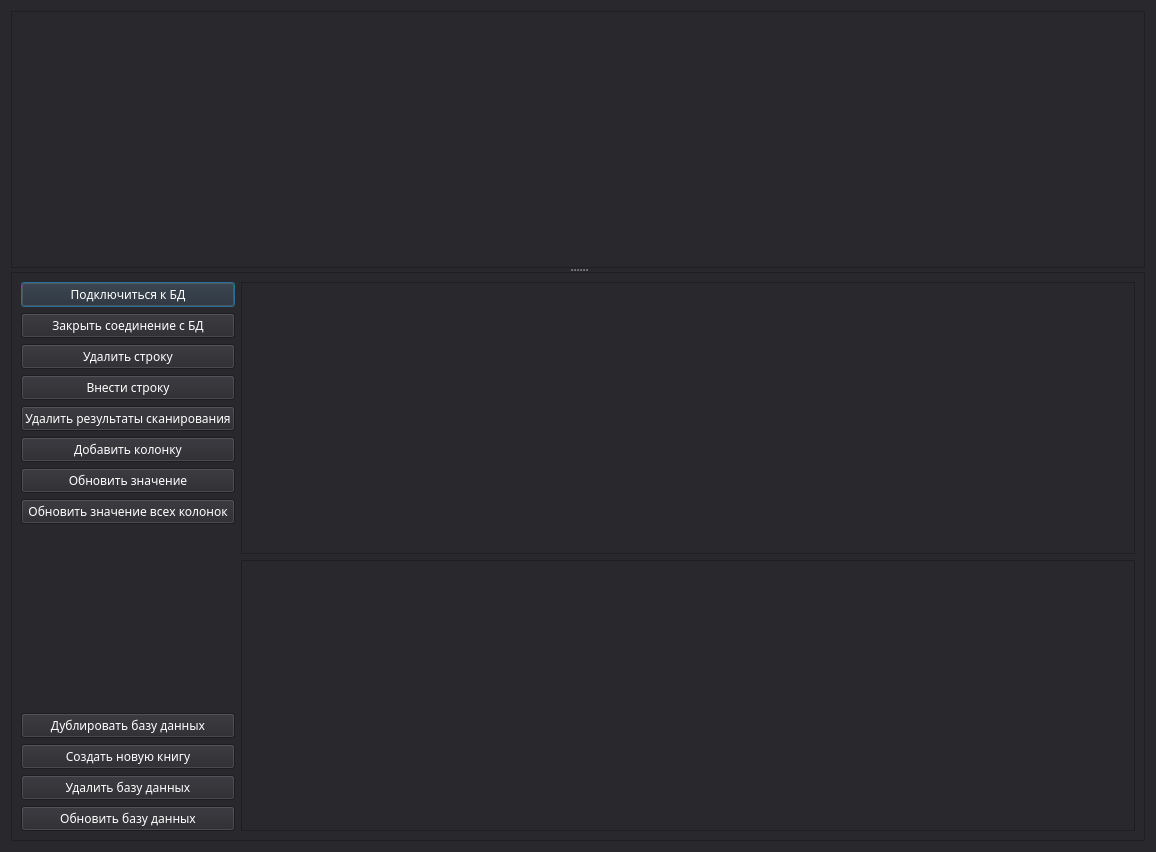
<?xml version="1.0" encoding="UTF-8"?>
<ui version="4.0">
 <class>db_editor</class>
 <widget class="QDialog" name="db_editor">
  <property name="geometry">
   <rect>
    <x>0</x>
    <y>0</y>
    <width>1156</width>
    <height>852</height>
   </rect>
  </property>
  <property name="windowTitle">
   <string>DB Editor</string>
  </property>
  <property name="styleSheet">
   <string notr="true">background-color: rgb(40, 40, 45);
font-family: Noto Sans;</string>
  </property>
  <layout class="QGridLayout" name="gridLayout_2">
   <item row="0" column="0">
    <widget class="QSplitter" name="splitter">
     <property name="orientation">
      <enum>Qt::Vertical</enum>
     </property>
     <widget class="QTableView" name="tableView"/>
     <widget class="QFrame" name="frame">
      <property name="frameShape">
       <enum>QFrame::StyledPanel</enum>
      </property>
      <property name="frameShadow">
       <enum>QFrame::Raised</enum>
      </property>
      <layout class="QGridLayout" name="gridLayout">
       <item row="0" column="1">
        <widget class="QTextBrowser" name="textBrowser"/>
       </item>
       <item row="1" column="1">
        <widget class="QTextEdit" name="textEdit"/>
       </item>
       <item row="0" column="0" rowspan="2">
        <layout class="QVBoxLayout" name="verticalLayout">
         <item>
          <widget class="QPushButton" name="openDB">
           <property name="styleSheet">
            <string notr="true">color: white;</string>
           </property>
           <property name="text">
            <string>Подключиться к БД</string>
           </property>
          </widget>
         </item>
         <item>
          <widget class="QPushButton" name="closeDB">
           <property name="styleSheet">
            <string notr="true">color: white;</string>
           </property>
           <property name="text">
            <string>Закрыть соединение с БД</string>
           </property>
          </widget>
         </item>
         <item>
          <widget class="QPushButton" name="pushButton">
           <property name="styleSheet">
            <string notr="true">color: white;</string>
           </property>
           <property name="text">
            <string>Удалить строку</string>
           </property>
          </widget>
         </item>
         <item>
          <widget class="QPushButton" name="pushButton_2">
           <property name="styleSheet">
            <string notr="true">color: white;</string>
           </property>
           <property name="text">
            <string>Внести строку</string>
           </property>
          </widget>
         </item>
         <item>
          <widget class="QPushButton" name="pushButton_3">
           <property name="styleSheet">
            <string notr="true">color: white;</string>
           </property>
           <property name="text">
            <string>Удалить результаты сканирования</string>
           </property>
          </widget>
         </item>
         <item>
          <widget class="QPushButton" name="pushButton_4">
           <property name="styleSheet">
            <string notr="true">color: white;</string>
           </property>
           <property name="text">
            <string>Добавить колонку</string>
           </property>
          </widget>
         </item>
         <item>
          <widget class="QPushButton" name="pushButton_5">
           <property name="styleSheet">
            <string notr="true">color: white;</string>
           </property>
           <property name="text">
            <string>Обновить значение</string>
           </property>
          </widget>
         </item>
         <item>
          <widget class="QPushButton" name="pushButton_6">
           <property name="styleSheet">
            <string notr="true">color: white;</string>
           </property>
           <property name="text">
            <string>Обновить значение всех колонок</string>
           </property>
          </widget>
         </item>
         <item>
          <spacer name="verticalSpacer">
           <property name="orientation">
            <enum>Qt::Vertical</enum>
           </property>
           <property name="sizeHint" stdset="0">
            <size>
             <width>20</width>
             <height>40</height>
            </size>
           </property>
          </spacer>
         </item>
         <item>
          <widget class="QPushButton" name="pushButton_7">
           <property name="styleSheet">
            <string notr="true">color: white;</string>
           </property>
           <property name="text">
            <string>Дублировать базу данных</string>
           </property>
          </widget>
         </item>
         <item>
          <widget class="QPushButton" name="pushButton_9">
           <property name="styleSheet">
            <string notr="true">color: white;</string>
           </property>
           <property name="text">
            <string>Создать новую книгу</string>
           </property>
          </widget>
         </item>
         <item>
          <widget class="QPushButton" name="pushButton_8">
           <property name="styleSheet">
            <string notr="true">color: white;</string>
           </property>
           <property name="text">
            <string>Удалить базу данных</string>
           </property>
          </widget>
         </item>
         <item>
          <widget class="QPushButton" name="pushButton_10">
           <property name="styleSheet">
            <string notr="true">color: white;</string>
           </property>
           <property name="text">
            <string>Обновить базу данных</string>
           </property>
          </widget>
         </item>
        </layout>
       </item>
      </layout>
     </widget>
    </widget>
   </item>
  </layout>
 </widget>
 <resources/>
 <connections/>
</ui>
